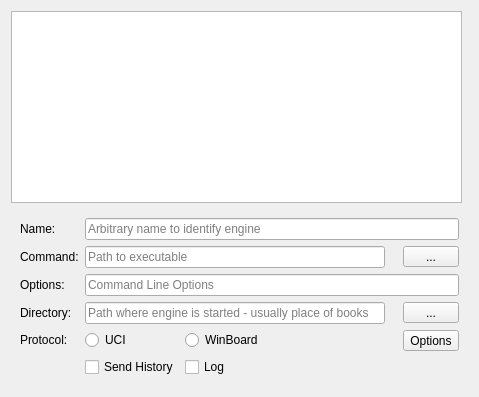
     <widget class="QWidget" name="tabEngines">
      <attribute name="title">
       <string>Engines</string>
      </attribute>
      <layout class="QGridLayout">
       <item row="0" column="0">
        <layout class="QHBoxLayout" name="horizontalLayout_6">
         <item>
          <widget class="QListWidget" name="engineList">
           <property name="editTriggers">
            <set>QAbstractItemView::NoEditTriggers</set>
           </property>
           <property name="dragEnabled">
            <bool>false</bool>
           </property>
           <property name="movement">
            <enum>QListView::Static</enum>
           </property>
           <property name="sortingEnabled">
            <bool>false</bool>
           </property>
          </widget>
         </item>
         <item>
          <widget class="QDialogButtonBox" name="buttonBoxEngines">
           <property name="orientation">
            <enum>Qt::Vertical</enum>
           </property>
           <property name="standardButtons">
            <set>QDialogButtonBox::NoButton</set>
           </property>
          </widget>
         </item>
        </layout>
       </item>
       <item row="1" column="0">
        <widget class="QWidget" name="engineEditWidget" native="true">
         <property name="sizePolicy">
          <sizepolicy hsizetype="Preferred" vsizetype="Maximum">
           <horstretch>0</horstretch>
           <verstretch>0</verstretch>
          </sizepolicy>
         </property>
         <layout class="QGridLayout">
          <item row="1" column="0">
           <widget class="QLabel" name="label_3">
            <property name="text">
             <string>Command:</string>
            </property>
            <property name="buddy">
             <cstring>engineCommand</cstring>
            </property>
           </widget>
          </item>
          <item row="4" column="6">
           <widget class="QToolButton" name="engineOptionMore">
            <property name="sizePolicy">
             <sizepolicy hsizetype="Preferred" vsizetype="Fixed">
              <horstretch>0</horstretch>
              <verstretch>0</verstretch>
             </sizepolicy>
            </property>
            <property name="text">
             <string>Options</string>
            </property>
           </widget>
          </item>
          <item row="0" column="1" colspan="6">
           <widget class="QLineEdit" name="engineName">
            <property name="placeholderText">
             <string>Arbitrary name to identify engine </string>
            </property>
           </widget>
          </item>
          <item row="0" column="0">
           <widget class="QLabel" name="label_6">
            <property name="text">
             <string>Name:</string>
            </property>
            <property name="buddy">
             <cstring>engineName</cstring>
            </property>
           </widget>
          </item>
          <item row="1" column="1" colspan="3">
           <widget class="QLineEdit" name="engineCommand">
            <property name="minimumSize">
             <size>
              <width>300</width>
              <height>0</height>
             </size>
            </property>
            <property name="placeholderText">
             <string>Path to executable</string>
            </property>
           </widget>
          </item>
          <item row="4" column="3">
           <spacer>
            <property name="orientation">
             <enum>Qt::Horizontal</enum>
            </property>
            <property name="sizeHint" stdset="0">
             <size>
              <width>40</width>
              <height>20</height>
             </size>
            </property>
           </spacer>
          </item>
          <item row="4" column="0">
           <widget class="QLabel" name="label_4">
            <property name="sizePolicy">
             <sizepolicy hsizetype="Maximum" vsizetype="Maximum">
              <horstretch>0</horstretch>
              <verstretch>0</verstretch>
             </sizepolicy>
            </property>
            <property name="text">
             <string>Protocol:</string>
            </property>
           </widget>
          </item>
          <item row="3" column="1" colspan="3">
           <widget class="QLineEdit" name="engineDirectory">
            <property name="minimumSize">
             <size>
              <width>300</width>
              <height>0</height>
             </size>
            </property>
            <property name="placeholderText">
             <string>Path where engine is started - usually place of books</string>
            </property>
           </widget>
          </item>
          <item row="4" column="2">
           <widget class="QRadioButton" name="engineProtocolWinBoard">
            <property name="text">
             <string notr="true">WinBoard</string>
            </property>
           </widget>
          </item>
          <item row="3" column="0">
           <widget class="QLabel" name="label_2">
            <property name="text">
             <string>Directory:</string>
            </property>
            <property name="buddy">
             <cstring>engineDirectory</cstring>
            </property>
           </widget>
          </item>
          <item row="3" column="6">
           <widget class="QToolButton" name="directoryButton">
            <property name="sizePolicy">
             <sizepolicy hsizetype="Preferred" vsizetype="Fixed">
              <horstretch>0</horstretch>
              <verstretch>0</verstretch>
             </sizepolicy>
            </property>
            <property name="layoutDirection">
             <enum>Qt::LeftToRight</enum>
            </property>
            <property name="text">
             <string notr="true">...</string>
            </property>
           </widget>
          </item>
          <item row="4" column="1">
           <widget class="QRadioButton" name="engineProtocolUCI">
            <property name="text">
             <string notr="true">UCI</string>
            </property>
           </widget>
          </item>
          <item row="2" column="0">
           <widget class="QLabel" name="label_5">
            <property name="text">
             <string>Options:</string>
            </property>
            <property name="buddy">
             <cstring>engineOptions</cstring>
            </property>
           </widget>
          </item>
          <item row="2" column="1" colspan="6">
           <widget class="QLineEdit" name="engineOptions">
            <property name="placeholderText">
             <string>Command Line Options</string>
            </property>
           </widget>
          </item>
          <item row="1" column="6">
           <widget class="QToolButton" name="commandButton">
            <property name="sizePolicy">
             <sizepolicy hsizetype="Preferred" vsizetype="Fixed">
              <horstretch>0</horstretch>
              <verstretch>0</verstretch>
             </sizepolicy>
            </property>
            <property name="text">
             <string notr="true">...</string>
            </property>
           </widget>
          </item>
          <item row="5" column="1">
           <widget class="QCheckBox" name="sendHistory">
            <property name="text">
             <string>Send History</string>
            </property>
           </widget>
          </item>
          <item row="5" column="2">
           <widget class="QCheckBox" name="logging">
            <property name="text">
             <string>Log</string>
            </property>
           </widget>
          </item>
         </layout>
        </widget>
       </item>
      </layout>
     </widget>
